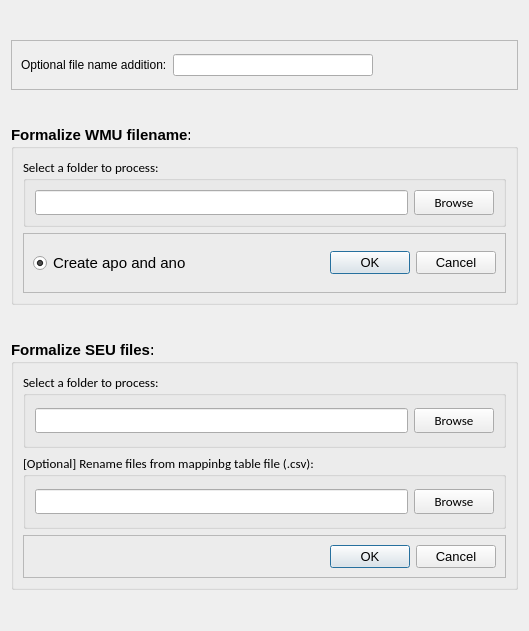
         <widget class="QWidget" name="scrollAreaWidgetContents">
          <property name="geometry">
           <rect>
            <x>0</x>
            <y>0</y>
            <width>529</width>
            <height>631</height>
           </rect>
          </property>
          <layout class="QVBoxLayout" name="verticalLayout_6">
           <item>
            <widget class="QFrame" name="frame_6">
             <property name="minimumSize">
              <size>
               <width>0</width>
               <height>50</height>
              </size>
             </property>
             <property name="maximumSize">
              <size>
               <width>16777215</width>
               <height>50</height>
              </size>
             </property>
             <property name="frameShape">
              <enum>QFrame::StyledPanel</enum>
             </property>
             <property name="frameShadow">
              <enum>QFrame::Raised</enum>
             </property>
             <layout class="QHBoxLayout" name="horizontalLayout_10">
              <item>
               <widget class="QLabel" name="label_4">
                <property name="text">
                 <string>Optional file name addition:</string>
                </property>
               </widget>
              </item>
              <item>
               <widget class="QLineEdit" name="lineEdit_8">
                <property name="minimumSize">
                 <size>
                  <width>200</width>
                  <height>0</height>
                 </size>
                </property>
                <property name="maximumSize">
                 <size>
                  <width>250</width>
                  <height>16777215</height>
                 </size>
                </property>
                <property name="font">
                 <font>
                  <weight>50</weight>
                  <bold>false</bold>
                 </font>
                </property>
               </widget>
              </item>
              <item>
               <spacer name="horizontalSpacer_7">
                <property name="orientation">
                 <enum>Qt::Horizontal</enum>
                </property>
                <property name="sizeHint" stdset="0">
                 <size>
                  <width>40</width>
                  <height>20</height>
                 </size>
                </property>
               </spacer>
              </item>
             </layout>
            </widget>
           </item>
           <item>
            <widget class="QGroupBox" name="groupBox_2">
             <property name="maximumSize">
              <size>
               <width>600</width>
               <height>180</height>
              </size>
             </property>
             <property name="font">
              <font>
               <pointsize>11</pointsize>
               <weight>75</weight>
               <bold>true</bold>
              </font>
             </property>
             <property name="whatsThis">
              <string/>
             </property>
             <property name="title">
              <string>Formalize WMU filename:</string>
             </property>
             <property name="flat">
              <bool>false</bool>
             </property>
             <layout class="QVBoxLayout" name="verticalLayout">
              <item>
               <widget class="QGroupBox" name="groupBox">
                <property name="minimumSize">
                 <size>
                  <width>0</width>
                  <height>0</height>
                 </size>
                </property>
                <property name="maximumSize">
                 <size>
                  <width>500</width>
                  <height>16777215</height>
                 </size>
                </property>
                <property name="font">
                 <font>
                  <family>Calibri</family>
                  <pointsize>10</pointsize>
                  <weight>50</weight>
                  <bold>false</bold>
                 </font>
                </property>
                <property name="title">
                 <string>Select a folder to process:</string>
                </property>
                <layout class="QHBoxLayout" name="horizontalLayout">
                 <item>
                  <widget class="QLineEdit" name="lineEdit">
                   <property name="minimumSize">
                    <size>
                     <width>350</width>
                     <height>0</height>
                    </size>
                   </property>
                   <property name="maximumSize">
                    <size>
                     <width>400</width>
                     <height>16777215</height>
                    </size>
                   </property>
                   <property name="font">
                    <font>
                     <weight>50</weight>
                     <bold>false</bold>
                    </font>
                   </property>
                  </widget>
                 </item>
                 <item>
                  <widget class="QPushButton" name="pushButton">
                   <property name="maximumSize">
                    <size>
                     <width>80</width>
                     <height>16777215</height>
                    </size>
                   </property>
                   <property name="font">
                    <font>
                     <pointsize>10</pointsize>
                     <weight>50</weight>
                     <bold>false</bold>
                    </font>
                   </property>
                   <property name="text">
                    <string>Browse</string>
                   </property>
                  </widget>
                 </item>
                </layout>
               </widget>
              </item>
              <item>
               <widget class="QFrame" name="frame">
                <property name="maximumSize">
                 <size>
                  <width>500</width>
                  <height>16777215</height>
                 </size>
                </property>
                <property name="frameShape">
                 <enum>QFrame::StyledPanel</enum>
                </property>
                <property name="frameShadow">
                 <enum>QFrame::Raised</enum>
                </property>
                <layout class="QHBoxLayout" name="horizontalLayout_2">
                 <item>
                  <widget class="QRadioButton" name="radioButton">
                   <property name="font">
                    <font>
                     <weight>50</weight>
                     <bold>false</bold>
                    </font>
                   </property>
                   <property name="text">
                    <string>Create apo and ano</string>
                   </property>
                   <property name="checked">
                    <bool>true</bool>
                   </property>
                  </widget>
                 </item>
                 <item>
                  <spacer name="horizontalSpacer">
                   <property name="orientation">
                    <enum>Qt::Horizontal</enum>
                   </property>
                   <property name="sizeHint" stdset="0">
                    <size>
                     <width>259</width>
                     <height>20</height>
                    </size>
                   </property>
                  </spacer>
                 </item>
                 <item>
                  <widget class="QDialogButtonBox" name="buttonBox">
                   <property name="maximumSize">
                    <size>
                     <width>180</width>
                     <height>16777215</height>
                    </size>
                   </property>
                   <property name="font">
                    <font>
                     <pointsize>10</pointsize>
                     <weight>50</weight>
                     <bold>false</bold>
                    </font>
                   </property>
                   <property name="orientation">
                    <enum>Qt::Horizontal</enum>
                   </property>
                   <property name="standardButtons">
                    <set>QDialogButtonBox::Cancel|QDialogButtonBox::Ok</set>
                   </property>
                  </widget>
                 </item>
                </layout>
               </widget>
              </item>
             </layout>
            </widget>
           </item>
           <item>
            <widget class="QGroupBox" name="groupBox_3">
             <property name="minimumSize">
              <size>
               <width>0</width>
               <height>245</height>
              </size>
             </property>
             <property name="maximumSize">
              <size>
               <width>16777215</width>
               <height>250</height>
              </size>
             </property>
             <property name="font">
              <font>
               <pointsize>11</pointsize>
               <weight>75</weight>
               <bold>true</bold>
              </font>
             </property>
             <property name="whatsThis">
              <string/>
             </property>
             <property name="title">
              <string>Formalize SEU files:</string>
             </property>
             <layout class="QVBoxLayout" name="verticalLayout_2">
              <item>
               <widget class="QGroupBox" name="groupBox_4">
                <property name="minimumSize">
                 <size>
                  <width>0</width>
                  <height>75</height>
                 </size>
                </property>
                <property name="maximumSize">
                 <size>
                  <width>500</width>
                  <height>16777215</height>
                 </size>
                </property>
                <property name="font">
                 <font>
                  <family>Calibri</family>
                  <pointsize>10</pointsize>
                  <weight>50</weight>
                  <bold>false</bold>
                 </font>
                </property>
                <property name="title">
                 <string>Select a folder to process:</string>
                </property>
                <layout class="QHBoxLayout" name="horizontalLayout_3">
                 <item>
                  <widget class="QLineEdit" name="lineEdit_2">
                   <property name="minimumSize">
                    <size>
                     <width>350</width>
                     <height>0</height>
                    </size>
                   </property>
                   <property name="maximumSize">
                    <size>
                     <width>10000</width>
                     <height>16777215</height>
                    </size>
                   </property>
                   <property name="font">
                    <font>
                     <weight>50</weight>
                     <bold>false</bold>
                    </font>
                   </property>
                  </widget>
                 </item>
                 <item>
                  <widget class="QPushButton" name="pushButton_3">
                   <property name="font">
                    <font>
                     <pointsize>10</pointsize>
                     <weight>50</weight>
                     <bold>false</bold>
                    </font>
                   </property>
                   <property name="text">
                    <string>Browse</string>
                   </property>
                  </widget>
                 </item>
                </layout>
               </widget>
              </item>
              <item>
               <widget class="QGroupBox" name="groupBox_9">
                <property name="minimumSize">
                 <size>
                  <width>0</width>
                  <height>75</height>
                 </size>
                </property>
                <property name="maximumSize">
                 <size>
                  <width>500</width>
                  <height>16777215</height>
                 </size>
                </property>
                <property name="font">
                 <font>
                  <family>Calibri</family>
                  <pointsize>10</pointsize>
                  <weight>50</weight>
                  <bold>false</bold>
                 </font>
                </property>
                <property name="title">
                 <string>[Optional] Rename files from mappinbg table file (.csv):</string>
                </property>
                <layout class="QHBoxLayout" name="horizontalLayout_11">
                 <item>
                  <widget class="QLineEdit" name="lineEdit_9">
                   <property name="minimumSize">
                    <size>
                     <width>350</width>
                     <height>0</height>
                    </size>
                   </property>
                   <property name="maximumSize">
                    <size>
                     <width>10000</width>
                     <height>16777215</height>
                    </size>
                   </property>
                   <property name="font">
                    <font>
                     <weight>50</weight>
                     <bold>false</bold>
                    </font>
                   </property>
                  </widget>
                 </item>
                 <item>
                  <widget class="QPushButton" name="pushButton_6">
                   <property name="font">
                    <font>
                     <pointsize>10</pointsize>
                     <weight>50</weight>
                     <bold>false</bold>
                    </font>
                   </property>
                   <property name="text">
                    <string>Browse</string>
                   </property>
                  </widget>
                 </item>
                </layout>
               </widget>
              </item>
              <item>
               <widget class="QFrame" name="frame_2">
                <property name="maximumSize">
                 <size>
                  <width>500</width>
                  <height>16777215</height>
                 </size>
                </property>
                <property name="frameShape">
                 <enum>QFrame::StyledPanel</enum>
                </property>
                <property name="frameShadow">
                 <enum>QFrame::Raised</enum>
                </property>
                <layout class="QHBoxLayout" name="horizontalLayout_4">
                 <item>
                  <spacer name="horizontalSpacer_2">
                   <property name="orientation">
                    <enum>Qt::Horizontal</enum>
                   </property>
                   <property name="sizeHint" stdset="0">
                    <size>
                     <width>259</width>
                     <height>20</height>
                    </size>
                   </property>
                  </spacer>
                 </item>
                 <item>
                  <widget class="QDialogButtonBox" name="buttonBox_2">
                   <property name="maximumSize">
                    <size>
                     <width>180</width>
                     <height>16777215</height>
                    </size>
                   </property>
                   <property name="font">
                    <font>
                     <pointsize>10</pointsize>
                     <weight>50</weight>
                     <bold>false</bold>
                    </font>
                   </property>
                   <property name="orientation">
                    <enum>Qt::Horizontal</enum>
                   </property>
                   <property name="standardButtons">
                    <set>QDialogButtonBox::Cancel|QDialogButtonBox::Ok</set>
                   </property>
                  </widget>
                 </item>
                </layout>
               </widget>
              </item>
             </layout>
            </widget>
           </item>
          </layout>
         </widget>
